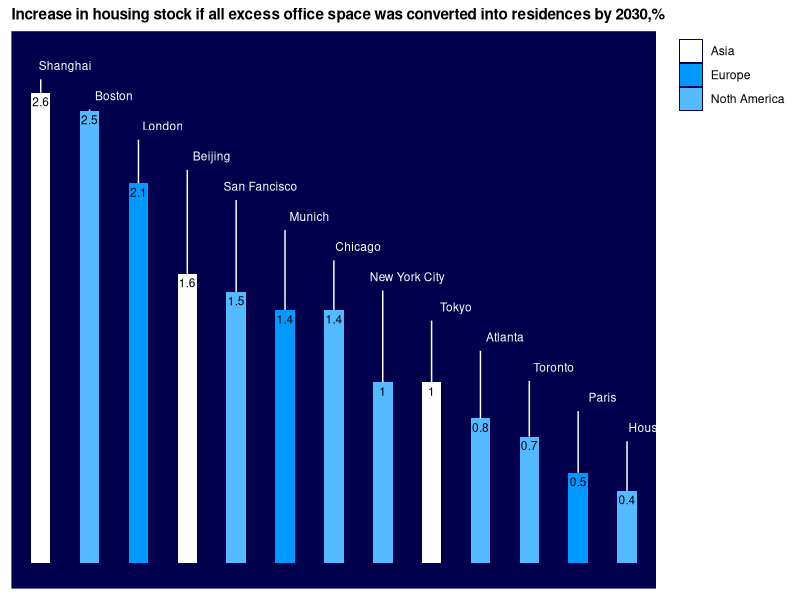

Write R code to recreate this figure.
## ---- chunk 1
city <- c("Shanghai","Boston","London","Beijing","San Fancisco","Munich","Chicago","New York City","Tokyo","Atlanta","Toronto","Paris","Houston")
stock <- c(2.6,2.5,2.1,1.6,1.5,1.4,1.4,1.0,1.0,0.8,0.7,0.5,0.4)
ord <- seq(1,13,1)
tt <- seq(2.75,.75,length.out=13)
#tt <- seq(-1.2,-1.4,length.out=13)
cont <- c("Asia","Noth America","Europe","Asia","Noth America","Europe","Noth America","Noth America","Asia","Noth America","Noth America","Europe","Noth America")
df <- data.frame(city,stock,cont,tt,ord)
## ---- chunk 2
library("ggplot2")

p <- ggplot(data=df,aes(x=reorder(city,ord),y=stock,fill=cont)) +
  geom_bar(stat="identity",width=.4) + 
  geom_text(data=df,aes(x=city,y=tt, label = city),size=3,color="white",nudge_x=.5) +
  geom_errorbar(aes(ymin = stock,ymax=tt-.076),width=0,color="white") +
  geom_text(data=df,aes(x=city,y=stock, label = stock),vjust=1.5,size=3,color="black") +
  scale_fill_manual(values = c("white","#0099ff","#53baff"))+
  ylim(0,2.8) + ggtitle("Increase in housing stock if all excess office space was converted into residences by 2030,%")

p + theme(axis.line=element_blank(),axis.text.x=element_blank(),
          axis.text.y=element_blank(),axis.ticks=element_blank(),
          axis.title.x=element_blank(), legend.title = element_blank(),
          axis.title.y=element_blank(),legend.position.inside=c(1,1),
          legend.justification = c(1,1), plot.title=element_text(size=11,face="bold"),
          #panel.background=element_blank(),
          panel.background = element_rect(fill = "#00004d"),
          panel.border=element_blank(),panel.grid.major=element_blank(), panel.grid.minor=element_blank(),plot.background=element_blank()) 
